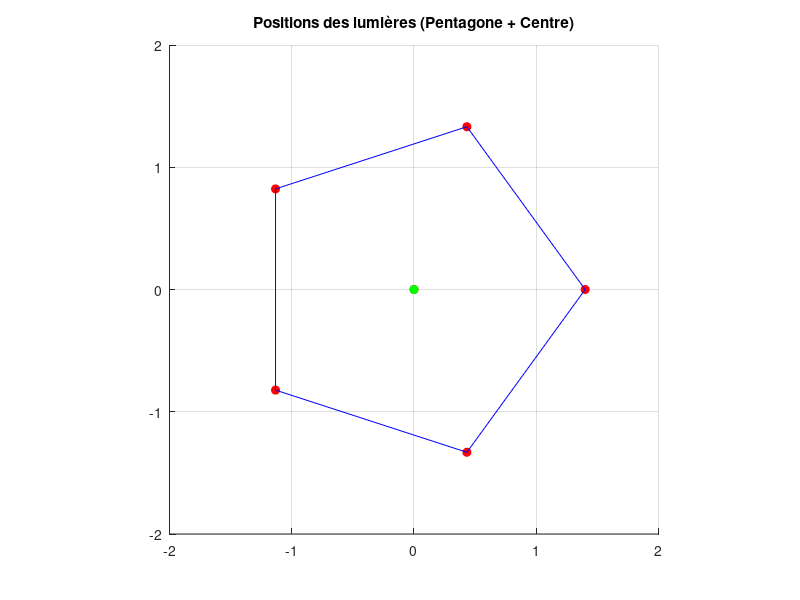

Here is the MATLAB script that generated this plot:
% Rayon du cercle dans lequel les lumières du pentagone seront placées
r = 1.4;

% Angles des sommets du pentagone (divisés sur 5 angles de 72 degrés)
angles = linspace(0, 2*pi, 6);  % 6 angles, car on inclut aussi le centre

% Initialiser les coordonnées des lumières
light_positions = zeros(6, 2);

% Calculer les coordonnées des 5 lumières du pentagone + 1 au centre
for i = 1:5
    light_positions(i, 1) = r * cos(angles(i)); % Coordonnée x
    light_positions(i, 2) = r * sin(angles(i)); % Coordonnée y
end

% La lumière au centre est simplement l'origine
light_positions(6, :) = [0, 0];

% Afficher les positions des lumières
disp('Coordonnées des lumières :');
disp(light_positions);

% Optionnel : Visualisation
figure;
hold on;
axis equal;
xlim([-2 2]);
ylim([-2 2]);

% Tracer les lumières
plot(light_positions(:, 1), light_positions(:, 2), 'ro', 'MarkerFaceColor', 'r');

% Tracer le pentagone
plot([light_positions(1:5, 1); light_positions(1, 1)], ...
     [light_positions(1:5, 2); light_positions(1, 2)], 'b-');

% Tracer le centre
plot(0, 0, 'go', 'MarkerFaceColor', 'g');

title('Positions des lumières (Pentagone + Centre)');
grid on;
